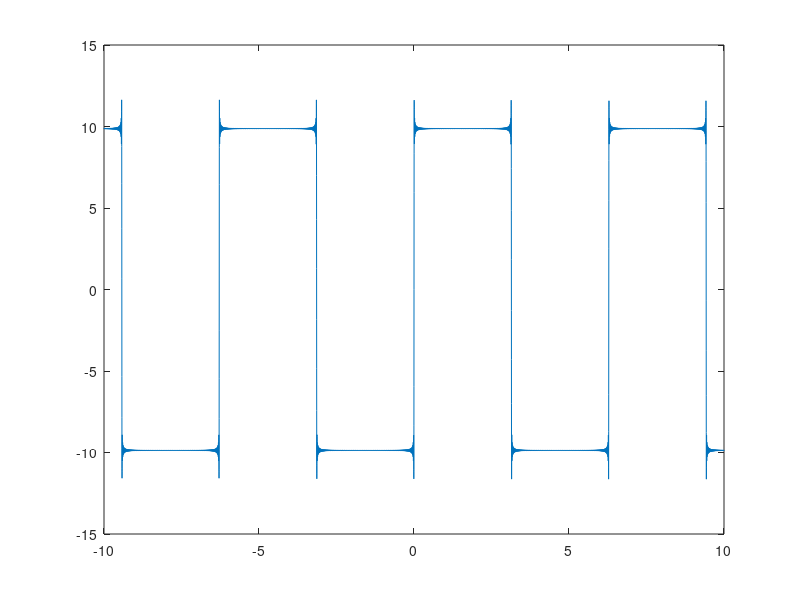

MATLAB code for this plot:
% Limpar variáveis, figuras e console
clear all; 
close all; 
clc;

% Definir vetor de tempo
t = -10:0.001:10;

% Definir frequência fundamental
w0 = 1; % rad/s

% Definir amplitude do sinal
A = 1;

% Gerar onda quadrada
x = A * square(w0*t);

% Plotar a onda quadrada em função do tempo
plot(t, x);
xlabel('Tempo');
ylabel('Amplitude');
title('Onda Quadrada');
hold on;

% Calcular e plotar a primeira, terceira e quinta harmônica
X1 = ((-2/pi) .* cos(pi) + (2/pi)) .* sin(w0.*t);
X3 = X1 + (-2/(3*pi) .* cos(3*pi) + 2/(3*pi)) .* sin(3*w0.*t);
X5 = X3 + (-2/(5*pi) .* cos(5*pi) + 2/(5*pi)) .* sin(5*w0.*t);

plot(t, X1);
plot(t, X3);
plot(t, X5);
xlabel('Tempo');
ylabel('Amplitude');
title('Harmônicas da Onda Quadrada');
legend('Onda Quadrada', 'Primeira Harmônica', 'Terceira Harmônica', 'Quinta Harmônica');
grid on;
hold off;

harmn = 0;
% Somando as primeiras 500 harmônicas
for k = 1:500
    harmn = harmn + (-2/k*pi) * (cos(k*pi) - 1) .*  (sin(k.*t));
end

plot(t,harmn)
